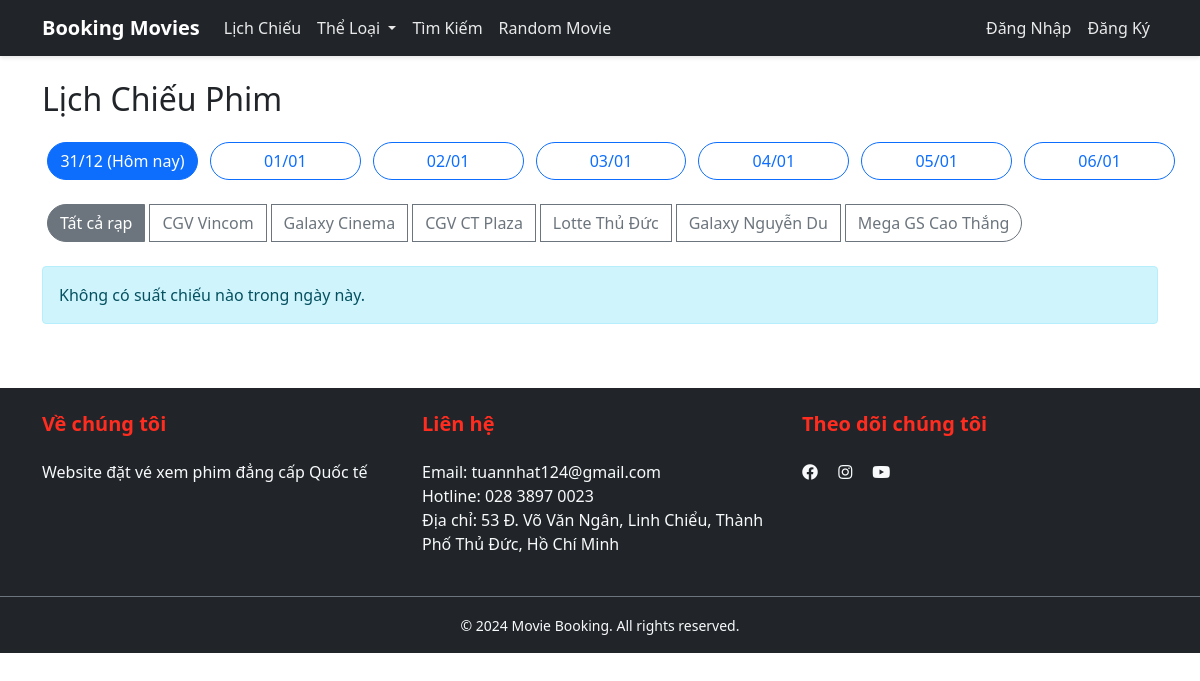
Page /Booking-movies/schedule.php on the committed database.
### tables this page shows
CREATE TABLE `theaters` (
  `id` int(11) NOT NULL,
  `name` varchar(255) NOT NULL,
  `address` varchar(255) NOT NULL,
  `phone` varchar(15) DEFAULT NULL,
  `total_seats` int(11) DEFAULT NULL,
  `created_at` timestamp NOT NULL DEFAULT current_timestamp(),
  `updated_at` timestamp NOT NULL DEFAULT current_timestamp() ON UPDATE current_timestamp()
);

### Booking-movies/app/models/TheaterModel.php (called while the page is built, shortened)
<?php
class TheaterModel extends Database
{
    public function getAllTheaters()
    {
        $sql = "SELECT * FROM theaters";
        $stmt = self::$connection->prepare($sql);
        $stmt->execute();
        $result = $stmt->get_result();
        return $result->fetch_all(MYSQLI_ASSOC);
    }
}

### Booking-movies/schedule.php (the view, shortened to what this page needs)
<?php
include 'includes/header.php';
require_once 'app/models/TheaterModel.php';
$scheduleModel = new Schedule();
$theaterModel = new TheaterModel();
$theaters = $theaterModel->getAllTheaters();
$selected_date = isset($_GET['date']) ? $_GET['date'] : date('Y-m-d');
$selected_theater = isset($_GET['theater']) ? $_GET['theater'] : null;
$schedules = $scheduleModel->getSchedulesByDate($selected_date, $selected_theater);
$dates = array();
for ($i = 0; $i < 7; $i++) {
    $date = date('Y-m-d', strtotime("+$i days"));
    $dates[] = $date;
}
?>
<div class="container mt-4">
    <h2 class="mb-4">Lịch Chiếu Phim</h2>
    <div class="date-nav mb-4">
        <div class="row">
            <?php foreach ($dates as $date): ?>
                <div class="col">
                    <a href="?date=<?php echo $date; ?><?php echo $selected_theater ? '&theater=' . $selected_theater : ''; ?>"
                        class="btn btn-outline-primary w-100 <?php echo $date == $selected_date ? 'active' : ''; ?>">
                        <?php
                        echo date('d/m', strtotime($date));
                        if ($date == date('Y-m-d')) echo ' (Hôm nay)';
                        ?>
                    </a>
                </div>
            <?php endforeach; ?>
        </div>
    </div>
    <div class="theater-nav mb-4">
        <div class="btn-group">
            <a href="?date=<?php echo $selected_date; ?>"
                class="btn btn-outline-secondary <?php echo !$selected_theater ? 'active' : ''; ?>">
                Tất cả rạp
            </a>
            <?php foreach ($theaters as $theater): ?>
                <a href="?date=<?php echo $selected_date; ?>&theater=<?php echo $theater['id']; ?>"
                    class="btn btn-outline-secondary <?php echo $selected_theater == $theater['id'] ? 'active' : ''; ?>">
                    <?php echo $theater['name']; ?>
                </a>
            <?php endforeach; ?>
        </div>
    </div>
    <?php if (empty($schedules)): ?>
        <div class="alert alert-info">
            Không có suất chiếu nào trong ngày này.
        </div>
    <?php endif; ?>
</div>
<?php include 'includes/footer.php'; ?>

### Booking-movies/assets/css/style.css (style rules this page uses)
:root { --primary-color: #032055; --secondary-color: #ff2c1f; --text-color: #333; --white-color: #fff; --light-bg: #f8f9fa; --dark-bg: #1a1a1a; }
body { font-family: 'Poppins', sans-serif; color: var(--text-color); background-color: #f4f7fc; min-height: 100vh; display: flex; flex-direction: column; }
a { text-decoration: none !important; }
.col { padding-right: 0 !important; }
.btn { padding: 0.6rem 1.5rem; border-radius: 50px; font-weight: 500; transition: all 0.3s ease; }
.btn-outline-primary { color: var(--primary-color); border-color: var(--primary-color); }
.date-nav .btn { border-radius: 50px; margin: 0 5px; min-width: 120px; }
.theater-nav .btn-group .btn { border-radius: 50px; margin: 0 5px; }
.alert { border-radius: 10px; border: none; }

### rows in the picture
theaters: name "CGV Vincom"
theaters: name "Galaxy Cinema"
theaters: name "CGV CT Plaza"
theaters: name "Lotte Thủ Đức"
theaters: name "Galaxy Nguyễn Du"
theaters: name "Mega GS Cao Thắng"

### other values in the picture
date('d/m', strtotime($date)) "31/12"
date('d/m', strtotime($date)) "01/01"
date('d/m', strtotime($date)) "02/01"
date('d/m', strtotime($date)) "03/01"
date('d/m', strtotime($date)) "04/01"
date('d/m', strtotime($date)) "05/01"
date('d/m', strtotime($date)) "06/01"
